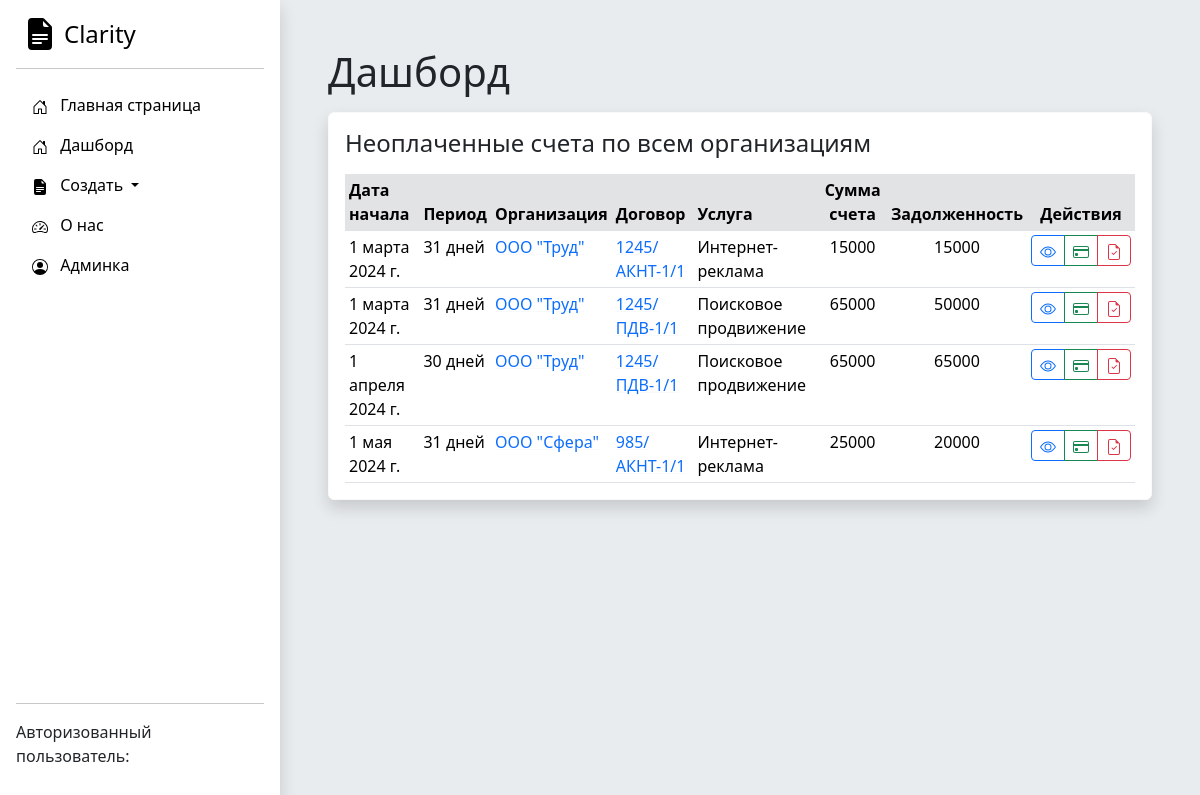
/dashboard/, run on the app's committed database.
### Accounting/models.py (models this page shows, shortened)
class Service(models.Model):
    service_name = models.CharField('Название оказываемой услуги для счета и Акта', max_length=250)
    date_start = models.DateField('Дата начала оказания услуги')
    date_end = models.DateField('Дата окончания оказания услуги')
    price = models.IntegerField('Оплата за услугу')
    payment_made = models.IntegerField('Сумма частичной оплаты счета', db_default=0)
    dogovor = models.ForeignKey(Dogovor, on_delete=models.CASCADE)
    full_payment = models.BooleanField('Счет полностью оплачен')
    act_approved = models.BooleanField("Акт подписан")
    class Meta:
        verbose_name = "Услуга (локализованный этап)"
        verbose_name_plural = "Услуги (локализованные этапы)"

class Dogovor(models.Model):
    nomer_dogovora = models.CharField('Номер договора', max_length=250)
    date_of_signing = models.DateField('Дата начала действия договора')
    web_site = models.CharField('Веб сайт', max_length=250)
    contract_completed = models.BooleanField('Активный договор')
    basic_price = models.IntegerField('Цена догвора')
    service_type = models.ForeignKey(Service_type, on_delete=models.DO_NOTHING)
    organization = models.ForeignKey(Organization, on_delete=models.CASCADE)
    class Meta:
        verbose_name = "Договор"
        verbose_name_plural = "Договоры"

class Organization(models.Model):
    full_name = models.CharField('Полное наименование', max_length=250)
    short_name = models.CharField('Краткое наименование', max_length=250)
    inn = models.IntegerField('ИНН')
    kpp = models.IntegerField('КПП')
    ur_adres = models.TextField('Юридический адрес')
    management_full_name = models.CharField('Управляющее лицо', max_length=250)
    management_post = models.CharField('Должность управляющего лица', max_length=250)
    def __str__(self):
        return self.short_name
    class Meta:
        verbose_name = "Юридическое лицо"
        verbose_name_plural = "Юридические лица"

class Service_type(models.Model):
    service_type = models.CharField('Название направления оказываемых услуг', max_length=250)
    regular = models.BooleanField('Регулярная услуга, нужно выставлять ежемесячный счет')
    def __str__(self):
        return self.service_type
    class Meta:
        verbose_name = "Направление услуги"
        verbose_name_plural = "Направления услуг"

### Accounting/views.py (the view)
# urls.py: path('dashboard/', views.dashboard, name='dashboard'),
def dashboard(request):
    organization_list = Organization.objects.all()
    dogovor_list = Dogovor.objects.all()
    service_list = Service.objects.all()
    for el in service_list:
        el.period = (el.date_end - el.date_start).days + 1
    for el in service_list:
        el.debt = el.price - el.payment_made
    content = {
        'organization_list': organization_list,
        'dogovor_list': dogovor_list,
        'service_list': service_list
    }
    return render(request, 'Accounting/dashboard.html', content)

### DAM/templates/Accounting/dashboard.html (shortened to what this page needs)
{% extends 'Accounting/base.html' %}
{% block content %}<h1>Дашборд</h1>
<div class="card border-light shadow p-3 bg-body rounded mt-3">
<h4 class="mb-3">Неоплаченные счета по всем организациям</h4>
<div class="card-body px-0 py-0">
<div class="table-responsive scrollbar">
    <table class="table table-sm fs-10 mb-0 overflow-hidden">
        <thead >
            <tr>
                <th class="bg-secondary-subtle">Дата начала</th>
                <th class="bg-secondary-subtle">Период</th>
                <th class="bg-secondary-subtle">Организация</th>
                <th class="bg-secondary-subtle">Договор</th>
                <th class="bg-secondary-subtle">Услуга</th>
                <th class="bg-secondary-subtle text-center">Сумма счета</th>
                <th class="bg-secondary-subtle text-center">Задолженность</th>
                <th class="bg-secondary-subtle text-center">Действия</th>
            </tr>
        </thead>
        <tbody>
{% for el in service_list %}
{% if el.full_payment is False %}
<tr>
    <td>{{ el.date_start }}</td>
    <td>{{ el.period }} дней</td>
    <td><a class="link-underline-light" href="/organization/{{ el.dogovor.organization.id }}">{{ el.dogovor.organization }}</a> </td>
    <td><a class="link-underline-light" href="/dogovor/{{ el.dogovor.id }}">{{ el.dogovor.nomer_dogovora }}</a> </td>
    <td>{{ el.dogovor.service_type }}</td>
    <td class="text-center">{{ el.price }}</td>
    <td class="text-center">{{ el.debt }}</td>
    <td class="text-center">
        <div class="btn-group" role="group" aria-label="Basic mixed styles example">
          <a role="button" class="btn btn-outline-primary btn-sm" href="{% url 'service-detail' el.pk %}">
          </a>
          <a role="button" class="btn btn-outline-success btn-sm" href="{% url 'service-generate-bill' el.pk %}">
          </a>
          <a role="button" class="btn btn-outline-danger btn-sm" href="{% url 'service-generate-act' el.pk %}">
          </a>
        </div>
    </td>
</tr>
{% endif %}
{% endfor %}
        </tbody>
    </table>
</div>
</div>
{% endblock %}

### data on the page
Service: date_start "1 марта 2024 г.", period "31", dogovor.organization "ООО \"Труд\"", dogovor.nomer_dogovora "1245/АКНТ-1/1", dogovor.service_type "Интернет-реклама", price "15000", debt "15000"
Service: date_start "1 марта 2024 г.", period "31", dogovor.organization "ООО \"Труд\"", dogovor.nomer_dogovora "1245/ПДВ-1/1", dogovor.service_type "Поисковое продвижение", price "65000", debt "50000"
Service: date_start "1 апреля 2024 г.", period "30", dogovor.organization "ООО \"Труд\"", dogovor.nomer_dogovora "1245/ПДВ-1/1", dogovor.service_type "Поисковое продвижение", price "65000", debt "65000"
Service: date_start "1 мая 2024 г.", period "31", dogovor.organization "ООО \"Сфера\"", dogovor.nomer_dogovora "985/АКНТ-1/1", dogovor.service_type "Интернет-реклама", price "25000", debt "20000"
